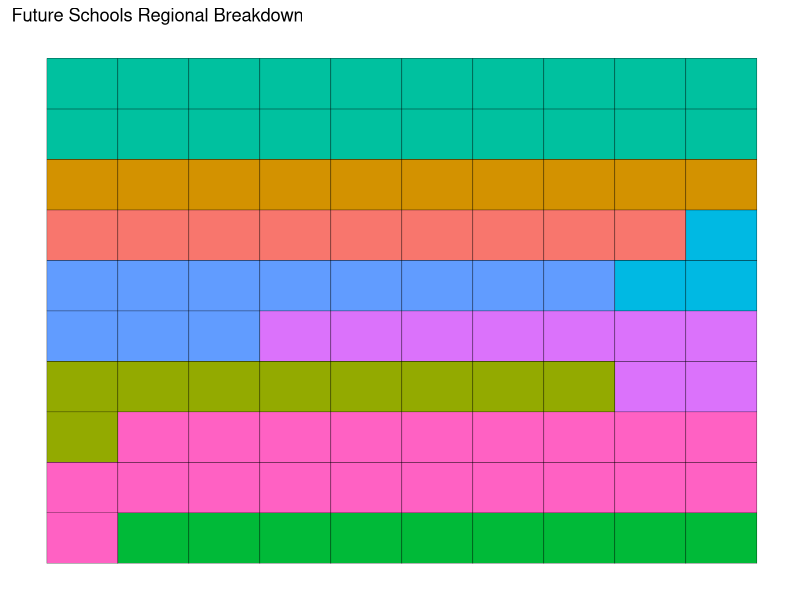

Reproduce this figure in R.
library(tidyverse)

data <- read_csv("data.csv")

# this creates a dataframe where each row is the coordinates of a tile on the grid
df <- expand.grid(x = 1:10, y = 1:10)

# add the regions to a vector - each region is added "share" times e.g. Europe is added 20 times
# the regions are added to the chart from the bottom - reverse the order so they match the legend
category <- rev(rep(data$region, data$share))

# reverse every second row so the colours stay in groups
for (i in 0:4) {
  category[(i * 20 + 1):(i * 20 + 10)] <- rev(category[(i * 20 + 1):(i * 20 + 10)])
}

df$category <- category

df %>% 
  ggplot(aes(x = x, y = y, fill = category)) +
  geom_tile(color = "black") +
  labs(title = "Future Schools Regional Breakdown") + 
  scale_fill_discrete(
    breaks = data$category,
    labels = paste0(data$region, " ", data$share, "%")
  ) +
  theme(
    panel.background = element_blank(),
    axis.text = element_blank(),
    axis.title = element_blank(),
    axis.ticks = element_blank(),
    legend.title = element_blank()
  )
